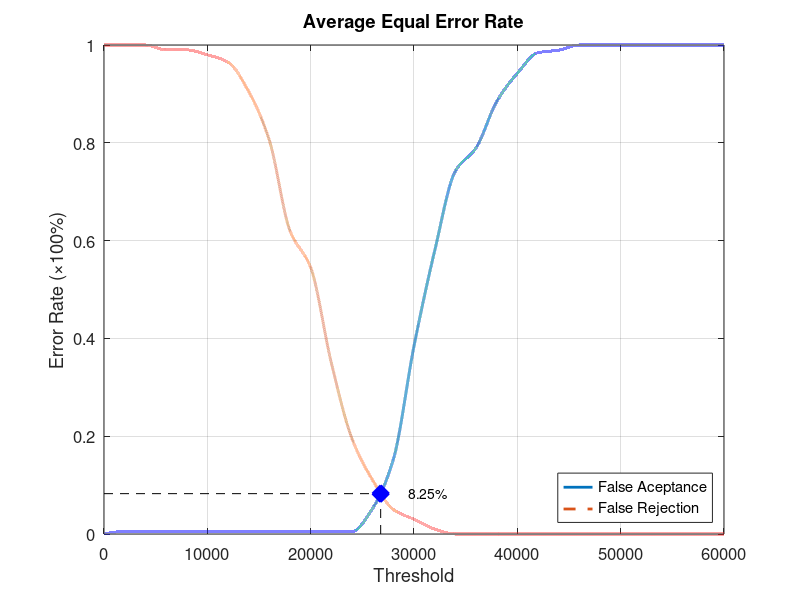
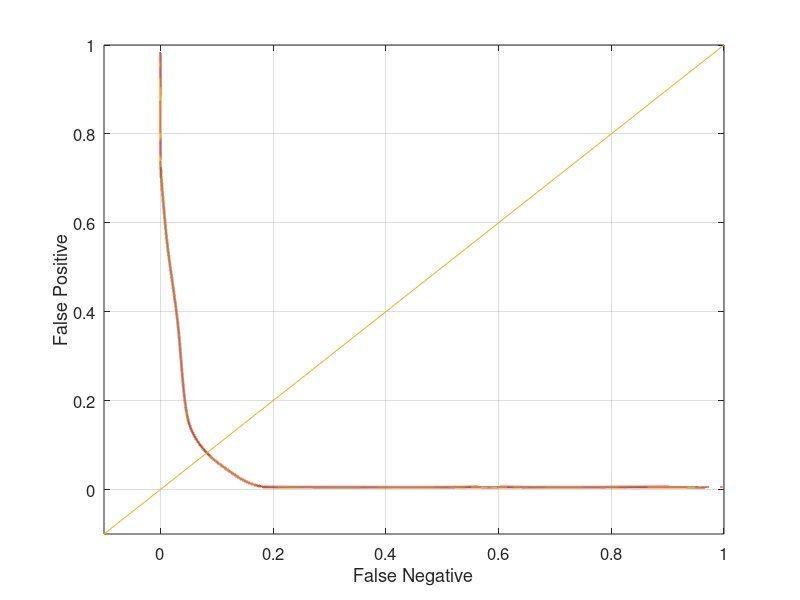

Recreate these plots in MATLAB, in order.
function yEER = Database4_2
close all;
clear;
clc;
x = 0:2000:60000;
xq = 0:0.5:60000;

y0 = [0 0.00526316 0.00526316 0.00526316 0.00526316 0.00526316 0.00526316 0.00526316 0.00526316 0.00526316 0.00526316 0.00526316 0.00526316 0.0526316 0.152632 0.384211 0.578947 0.742105 0.789474 0.884211 0.942105 0.984211 0.989474 1 1 1 1 1 1 1 1];
yy0 = interp1(x, y0, xq, 'pchip');
y1 = [1 1 1 0.99 0.99 0.98 0.965 0.905 0.805 0.62 0.545 0.35 0.195 0.11 0.05 0.03 0.01 0 0 0 0 0 0 0 0 0 0 0 0 0 0];
yy1 = interp1(x, y1, xq, 'pchip');

% Calculating EER: 
y2 = abs(y0 - y1);
find(y2 == min(y2))
yy2 = abs(yy0 - yy1);
xEER = find(yy2 == min(yy2));
xEERIndex = xq(xEER) % X-axis EER
yEER = yy0(xEER) % Y-axis EER

main = figure
plot(xq, yy0,'-','LineWidth', 2);	hold on
plot(xq, yy1,'--','LineWidth', 2);	hold on
plot([xEERIndex xEERIndex], [0 yEER], 'k--');	hold on
plot([0 xEERIndex], [yEER yEER], 'k--');	hold on
plot(xEERIndex, yEER, 'bx', 'LineWidth', 10);	hold on
text(xEERIndex + 10 * xEERIndex / 100, yEER, [num2str(round((10000 * yEER)) / 100) '%'])
legend('False Aceptance', 'False Rejection', 'Location', 'SouthEast')
xlabel('Threshold')
ylabel('Error Rate (\times100%)')
title('Average Equal Error Rate')
set(gca, 'FontSize', 12)
axis([0 60000 0 1])
grid on

print(main, 'Database4_2Main', '-dpng');
FNRxFPR = figure('Color', [1 1 1]);
plot(yy1, yy0, '-', yy1, yy0, 'LineWidth', 2);
hold on
y = -0.1:0.1:1
plot(y, y); 
set(gca, 'FontSize', 12)
xlabel('False Negative')
ylabel('False Positive')
axis([-0.1 1 -0.1 1])
set(gca, 'FontSize', 12)
grid on

print(FNRxFPR, 'Database4_2FNRxFPR','-dpng');
end
